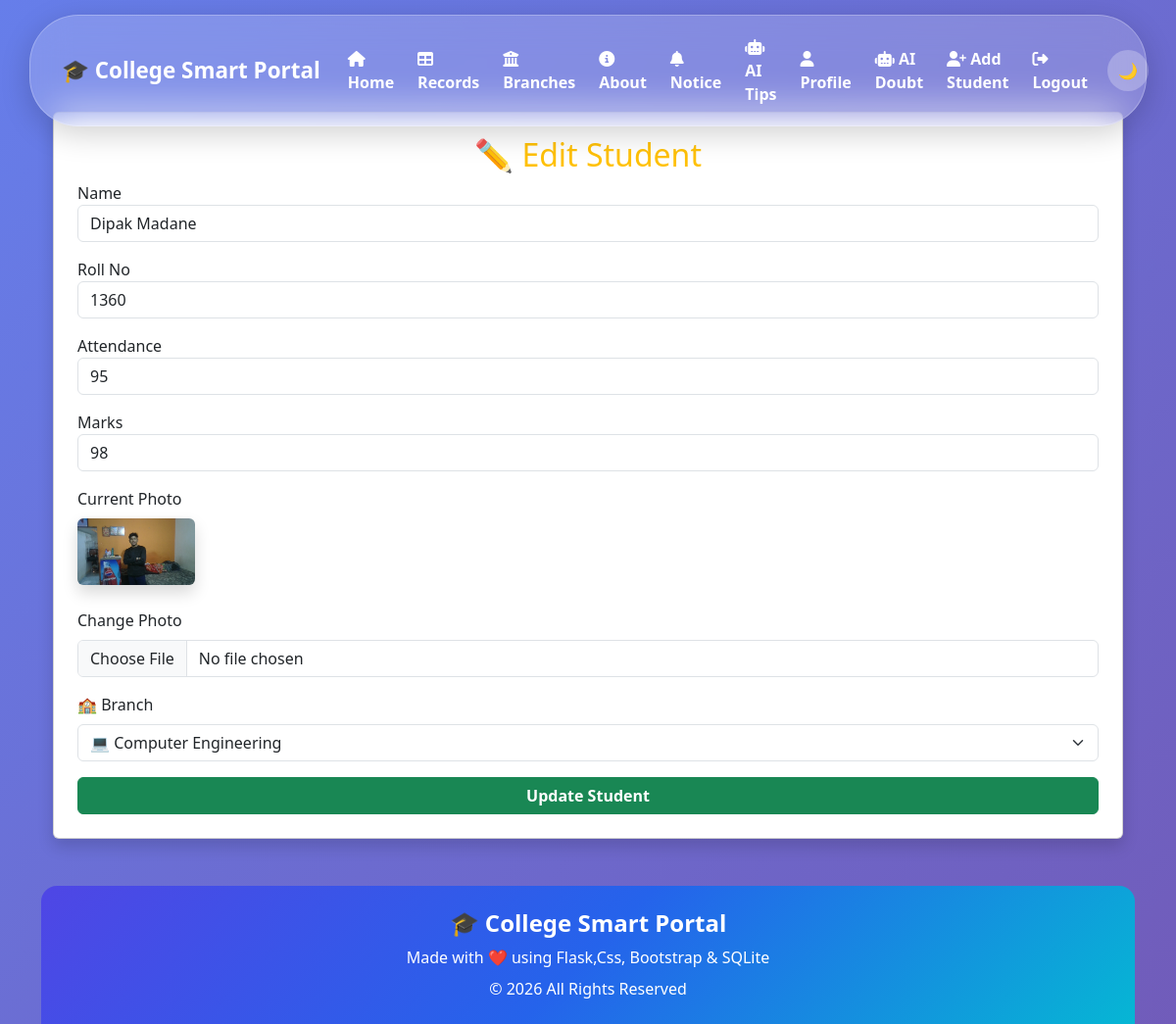
Before: /edit/1 (signed in) with the older database file.
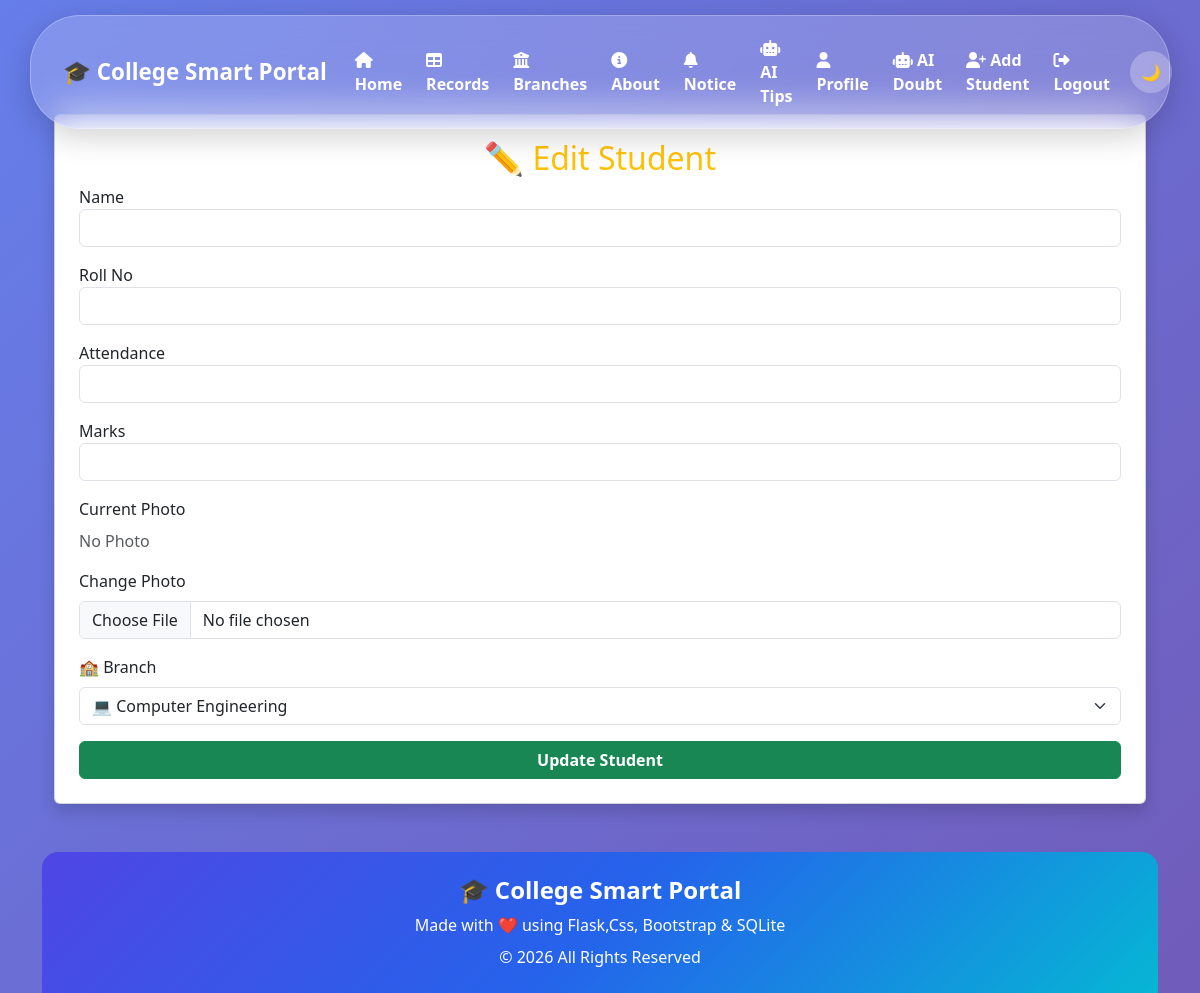
After: the same page with the newer database file.
### tables this page shows
CREATE TABLE students (
            id INTEGER PRIMARY KEY AUTOINCREMENT,
            name TEXT NOT NULL,
            roll TEXT UNIQUE NOT NULL,
            attendance INTEGER NOT NULL,
            marks INTEGER NOT NULL,
            branch TEXT NOT NULL,
            photo TEXT
            
        
        );

### app.py (the view, shortened to what this page needs)
@app.route("/edit/<int:id>", methods=["GET", "POST"])
def edit_student(id):
    if session.get("role") != "admin":
        flash("Access Denied!", "danger")
        return redirect(url_for("home"))
    conn = get_db()
    student = conn.execute(
        "SELECT * FROM students WHERE id=?",
        (id,)
    ).fetchone()
    conn.close()
    return render_template("edit_student.html", student=student)

### app.py (called while the page is built)
def get_db():
    conn = sqlite3.connect("myproject.db")
    conn.row_factory = sqlite3.Row
    return conn

### templates/edit_student.html (shortened to what this page needs)
{% extends 'base.html' %}
{% block content %}
<div class="container mt-4">
<div class="card shadow p-4">
<h2 class="text-center text-warning">
    ✏️ Edit Student
</h2>
<form method="POST" enctype="multipart/form-data" >
<label>Name</label>
<input
type="text"
name="name"
class="form-control mb-3"
value="{{ student.name }}">
<label>Roll No</label>
<input
type="text"
name="roll"
class="form-control mb-3"
value="{{ student.roll }}">
<label>Attendance</label>
<input
type="text"
name="attendance"
class="form-control mb-3"
value="{{ student.attendance }}">
<label>Marks</label>
<input
type="number"
name="marks"
class="form-control mb-3"
value="{{ student.marks }}">
<div class="mb-3">
    <label class="form-label">Current Photo</label><br>
    {% if student.photo %}
        <img src="{{ url_for('static', filename='uploads/' + student.photo) }}"
             width="120"
             class="rounded shadow mb-2">
    {% else %}
        <p class="text-muted">No Photo</p>
    {% endif %}
</div>
<div class="mb-3">
    <label class="form-label">Change Photo</label>
    <input type="file" name="photo" class="form-control" accept="image/*">
</div>
<label class="form-label">🏫 Branch</label>
<select name="branch" class="form-select mb-3">
    <option value="Computer Engineering" {% if student.branch == "Computer Engineering" %}selected{% endif %}>💻 Computer Engineering</option>
</select>
<button class="btn btn-success w-100">
    Update Student
</button>
</form>
</div>
</div>
{% endblock %}

### templates/base.html (shortened to what this page needs)
<!DOCTYPE html>
<html lang="en" data-bs-theme="light">
<head>
    <link href="https://cdn.jsdelivr.net/npm/bootstrap@5.3.3/dist/css/bootstrap.min.css" rel="stylesheet">
    <link rel="stylesheet"href="https://cdnjs.cloudflare.com/ajax/libs/font-awesome/6.4.2/css/all.min.css">
</head>
<body>
<nav class="navbar navbar-expand-lg glass-nav fixed-top">
    <div class="container">
        <a class="navbar-brand fw-bold text-white" href="/">
            🎓 College Smart Portal
        </a>
        <div class="collapse navbar-collapse justify-content-end" id="navbarNav">
            <ul class="navbar-nav align-items-center">
                <li class="nav-item">
                    <a class="nav-link active" href="/">
                        <i class="fas fa-house"></i>
                        <span>Home</span>
                    </a>
                </li>
                <li class="nav-item">
                    <a class="nav-link" href="/record">
                        <i class="fas fa-table"></i>
                        <span>Records</span>
                    </a>
                </li>
                <li class="nav-item">
                    <a class="nav-link" href="/branches">
                        <i class="fas fa-building-columns"></i>
                        <span>Branches</span>
                    </a>
                </li>
                <li class="nav-item">
                    <a class="nav-link" href="/about">
                        <i class="fas fa-circle-info"></i>
                        <span>About</span>
                    </a>
                </li>
                <li class="nav-item">
                    <a class="nav-link" href="/notice">
                        <i class="fas fa-bell"></i>
                        <span>Notice</span>
                    </a>
                </li>
                <li class="nav-item">
                    <a class="nav-link" href="/ai_tips">
                        <i class="fas fa-robot"></i>
                        <span>AI Tips</span>
                    </a>
                </li>
                <li class="nav-item">
                        <a class="nav-link" href="/profile">
                            <i class="fas fa-user"></i>
                            <span>Profile</span>
                        </a>
                    </li>
                    <li class="nav-item">
                        <a class="nav-link" href="/ai_doubt">
                            <i class="fas fa-robot"></i>
                            <span>AI Doubt</span>
                        </a>
                    </li>
                {% if session.get("username") %}
                    {% if session.get("role") == "admin" %}
                    <li class="nav-item">
                        <a class="nav-link" href="/add">
                            <i class="fas fa-user-plus"></i>
                            <span>Add Student</span>
                        </a>
                    </li>
                    {% endif %}
                    <li class="nav-item">
                        <a class="nav-link logout-btn" href="/logout">
                            <i class="fas fa-right-from-bracket"></i>
                            <span>Logout</span>
                        </a>
                    </li>
                {% endif %}
                <li class="nav-item ms-2">
                    <button class="theme-btn" onclick="toggleTheme()">
                        🌙
                    </button>
                </li>
            </ul>
        </div>
    </div>
</nav>
<div style="height:90px;"></div>
<div class="container">
{% block content %}
{% endblock %}
<footer class="mt-5">
<div class="container-fluid text-center text-white py-4 rounded-top-4"
style="background:linear-gradient(135deg,#4f46e5,#2563eb,#06b6d4);">
<h4 class="fw-bold">
🎓 College Smart Portal
</h4>
<p class="mb-2">
Made with ❤️ using Flask,Css, Bootstrap & SQLite
</p>
<p class="mb-0">
© 2026 All Rights Reserved
</p>
</div>
</body>
</html>

### templates/base.html (style rules this page uses)
.card { transition:0.3s; }
.btn { transition:0.3s; }
.btn { border: radius 15px; font-weight:bold; }
body { background:linear-gradient(135deg,#667eea,#764ba2,#6dd5ed); background-size:300% 300%; animation:bgMove 12s ease infinite; }
.glass-nav { margin:15px auto; width:95%; border-radius:50px; background:rgba(255,255,255,.18); backdrop-filter:blur(18px); -webkit-backdrop-filter:blur(18px); border:1px solid rgba(255,255,255,.25); box-shadow:0 8px 30px rgba(0,0,0,.18); padding:10px 20px; }
.glass-nav .navbar-brand { color:#fff !important; font-size:1.4rem; }
.glass-nav .nav-link { color:white !important; font-weight:600; padding:10px 18px; margin:0 4px; border-radius:30px; transition:all .35s ease; }
.theme-btn { width:42px; height:42px; border:none; border-radius:50%; background:rgba(255,255,255,.25); color:white; transition:.3s; }

Changed rows visible on the page:
removed students: name "Dipak Madane", roll "1360", attendance "95", marks "98", photo (picture), branch "💻 Computer Engineering"
Other visible differences:
form field branch: (not shown) → "💻 Computer Engineering"
text now shown: "No Photo"
